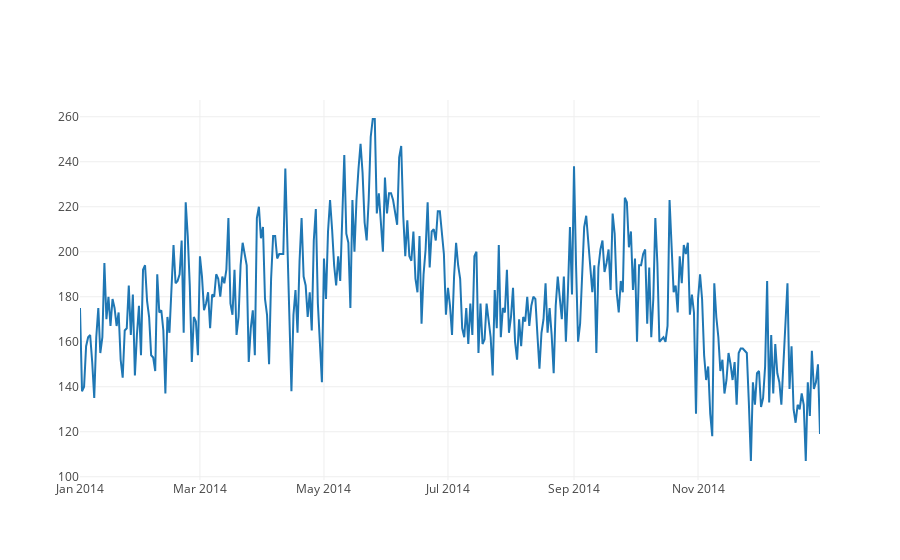

Here is the notebook cell this chart was saved with:
### Code cell
data = [go.Scatter(x=time_sorted.trmt_date, y=time_sorted['Frequency'])]
py.offline.iplot(data, filename="time_analysis")

### Figure 1 — Plotly figure (JSON) as saved in the notebook; plotly's stock layout.template omitted (floating-point values rounded to 4 significant figures; data arrays with more than 128 entries replaced by an {"elided": "..."} marker saying what was removed)
{"data": [{"type": "scatter", "x": {"elided": "365 str values"}, "y": {"elided": "365 int values"}}], "layout": {}}
